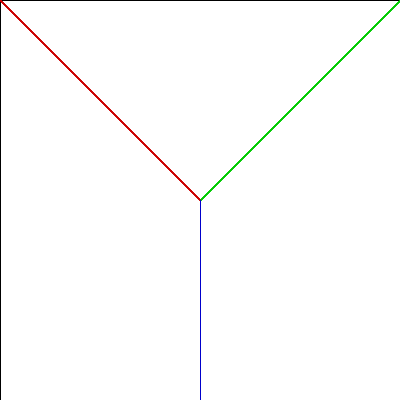
Frame 1 (no input)
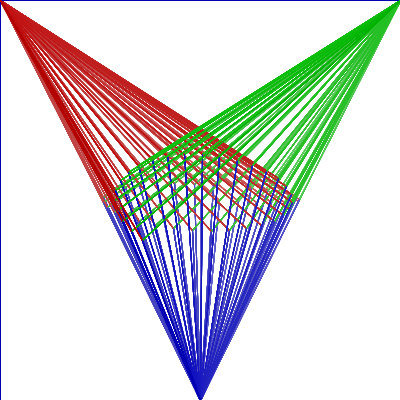
Frame 60 (the mouse pressed at the canvas centre just before this capture)
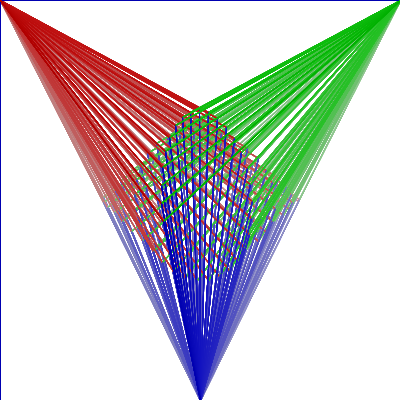
Frame 120 (the mouse held since frame 60 and released just before this capture)

The Processing sketch that drew these frames (run headless with seeded random() and noise(); from frame 60 on, the mouse is pressed at the canvas centre):

// Processing sketch: woahDBXEdit
// ── woahDBXEdit.pde

float x;
float y;
float t;
float A;
float clr;



void setup(){
  size(400,400);
  background(255);
  
  frameRate(9001);
}

void draw(){
  fill(255,2);
  rect(0,0,width,height);
  
  A = 100;
  
  for(int i=0;i<10; i++){
  x = 200 + A*sin(t*20)*cos(t);
  y = 200 + A*cos(t*20)*sin(t);
  clr = 130*noise(t) + 125;
  stroke(clr,0,0);
  line(0,0,x,y);
  stroke(0,clr,0);
  line(width,0,x,y);
  stroke(0,0,clr);
  line(width/2,height,x,y);
  }
  

  
  t+=0.01;
}
